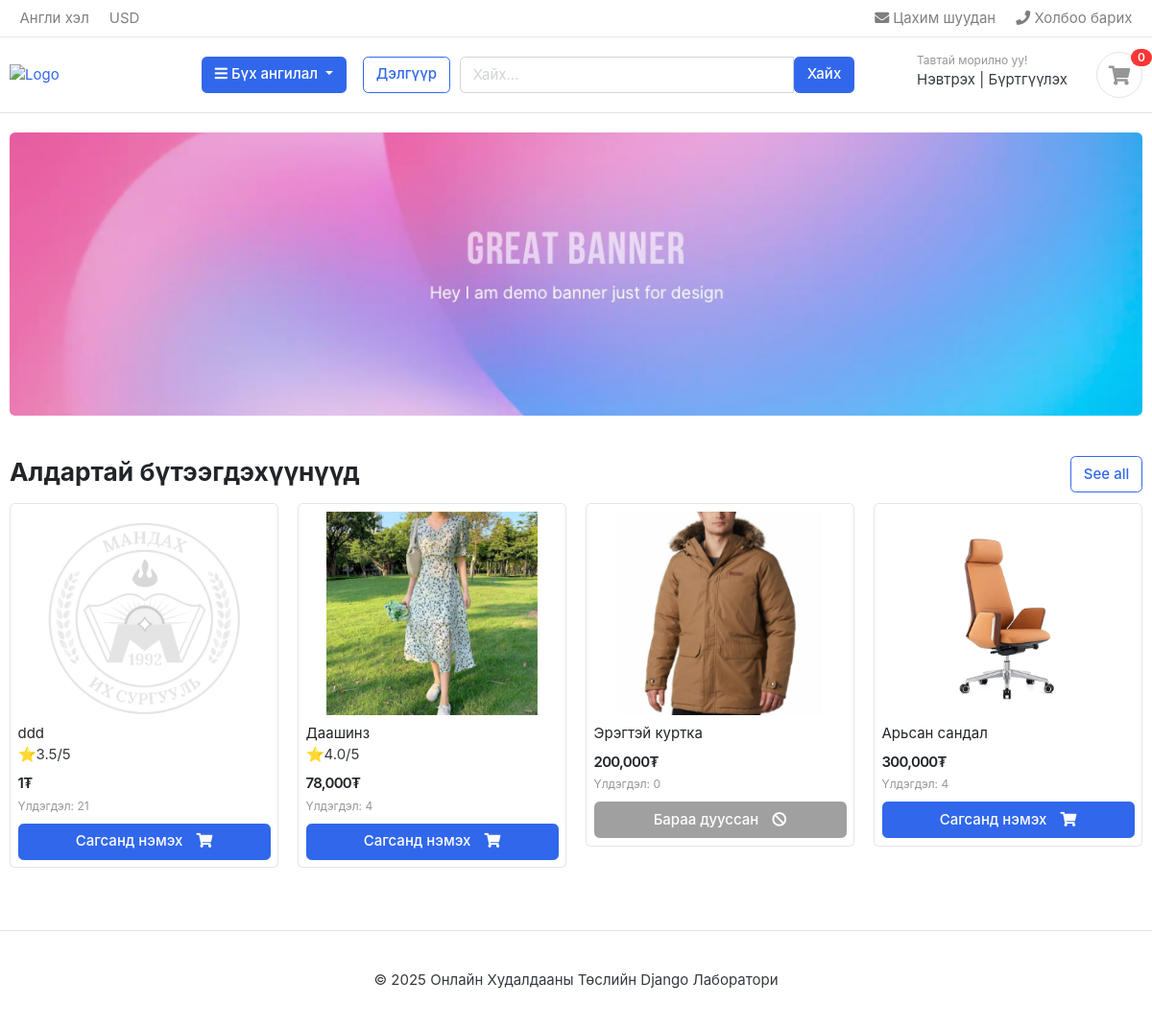
The page / on the database its author committed.
### shop_app/models.py (models this page shows, shortened)
class Product(models.Model):
    product_name = models.CharField(max_length=200, unique=True)
    slug = models.SlugField(max_length=200, unique=True)
    description = models.TextField(max_length=500, blank=True)
    price = models.IntegerField()
    images = models.ImageField(upload_to='images/products', blank=True, null=True)
    stock = models.IntegerField()
    is_available = models.BooleanField(default=True)
    category = models.ForeignKey(Category, on_delete=models.CASCADE)
    created_date = models.DateTimeField(auto_now_add=True)
    modified_date = models.DateTimeField(auto_now=True)
    def average_rating(self):
        result = self.reviews.aggregate(avg=Avg("rating"))
        return round(result["avg"] or 0, 2)
    def getUrl(self):
        return reverse("product_detail", kwargs={
            "categorySlug": self.category.slug,
            "productSlug": self.slug
        })
    class Meta:
        db_table = "tbl_products"
    def __str__(self):
        return self.product_name

### shop_app/views.py (the view)
# urls.py: path("",            views.index,    name="index"),
def index(request):
    products = Product.objects.order_by('-created_date')[:4]
    print(products)
    return render(request, 'index.html', {'products': products, 'count': products.count()})

### cart_app/context_processors.py (called while the page is built)
def counter(request):
    cart_count = 0
    try:
        cart = Cart.objects.filter(id=_cart_id(request))
        cart_items = CartItem.objects.all().filter(cart = cart[:1])
        for cart_item in cart_items:
            cart_count += cart_item.quantity
    except Cart.DoesNotExist:
        cart_count = 0
    return dict(cart_count = cart_count)

### cart_app/views.py (called while the page is built)
def _cart_id(request):
    cart = request.session.session_key
    if not cart:
        cart = request.session.create()
    return cart

### lab2Template/contextProcessors.py (called while the page is built)
def categoriesProcessor(request):
    categories = Category.objects.all()
    return {'categories': categories}

### shop_app/models.py (called while the page is built)
    def getUrl(self):
        return reverse('categoryDetail', kwargs={'slug': self.slug})

### templates/index.html (shortened to what this page needs)
{% load static %}
{% load humanize %}
{% load custom_filters %}
<!DOCTYPE HTML>
<html lang="mn">
<head>
    <link href="{% static 'css/bootstrap.css' %}" rel="stylesheet" type="text/css"/>
    <link href="{% static 'css/ui.css' %}" rel="stylesheet" type="text/css"/>
    <link href="{% static 'css/responsive.css' %}" rel="stylesheet" media="only screen and (max-width: 1200px)" />
    <link href="{% static 'fonts/fontawesome/css/all.min.css' %}" rel="stylesheet">
</head>
<body>
<header class="section-header">
    <nav class="navbar p-md-0 navbar-expand-sm navbar-light border-bottom">
        <div class="container">
            <div class="collapse navbar-collapse" id="navbarTop4">
                <ul class="navbar-nav mr-auto">
                    <li class="nav-item"><a href="#" class="nav-link">Англи хэл</a></li>
                    <li class="nav-item"><a href="#" class="nav-link">USD</a></li>
                </ul>
                <ul class="navbar-nav">
                    <li><a href="#" class="nav-link"> <i class="fa fa-envelope"></i> Цахим шуудан </a></li>
                    <li><a href="#" class="nav-link"> <i class="fa fa-phone"></i> Холбоо барих </a></li>
                </ul>
            </div>
        </div>
    </nav>
    <section class="header-main border-bottom">
        <div class="container">
            <div class="row align-items-center">
                <div class="col-lg-2 col-md-3 col-6">
                    <a href="/" class="brand-wrap">
                        <img class="logo" src="{% static 'images/logo.jpg' %}" alt="Logo">
                    </a>
                </div>
                <div class="col-lg col-sm col-md col-6 flex-grow-0">
                    <div class="category-wrap dropdown d-inline-block float-right">
                        <button class="btn btn-primary dropdown-toggle" data-toggle="dropdown">
                            <i class="fa fa-bars"></i> Бүх ангилал
                        </button>
                    </div>
                </div>
                <a href="{% url 'store' %}" class="btn btn-outline-primary ml-2">Дэлгүүр</a>
                <div class="col-lg col-md-6 col-sm-12">
                    <form method="GET" action="{% url 'search' %}" class="form-inline">
                        <div class="input-group w-100">
                            <input type="text" name="keyword" class="form-control" placeholder="Хайх...">
                            <button class="btn btn-primary">Хайх</button>
                        </div>
                    </form>
                </div>
                <div class="col-lg-3 col-sm-6 col-8 order-2 order-lg-3">
                    <div class="d-flex justify-content-end mb-3 mb-lg-0">
                        <div class="widget-header">
                            <small class="title text-muted">Тавтай морилно уу!</small>
                            <div>
                                {% if user.is_authenticated %}
                                    Сайн уу, <a href="{% url 'profile' %}">{{ user.first_name }}</a>
                                    <span class="dark-transp"> | </span>
                                    <a href="{% url 'logout' %}">Гарах</a>
                                {% else %}
                                    <a href="{% url 'signin' %}">Нэвтрэх</a>
                                    <span class="dark-transp"> | </span>
                                    <a href="{% url 'register' %}">Бүртгүүлэх</a>
                                {% endif %}
                            </div>
                        </div>
                        <a href="{% url 'cart' %}" class="widget-header pl-3 ml-3">
                            <div class="icon icon-sm rounded-circle border">
                                <i class="fa fa-shopping-cart"></i>
                            </div>
                            <span class="badge badge-pill badge-danger notify">{{ cart_count|default:"0" }}</span>
                        </a>
                    </div>
                </div>
            </div>
        </div>
    </section>
</header>
<section class="section-intro padding-y-sm">
    <div class="container">
        <div class="intro-banner-wrap">
            <img src="{% static 'images/banners/1.jpg' %}" class="img-fluid rounded" alt="Banner">
        </div>
    </div>
</section>
<main class="container mt-4">
    <header class="section-heading mb-3">
        <a href="{% url 'store' %}" class="btn btn-outline-primary float-right">See all</a>
        <h3 class="section-title">Алдартай бүтээгдэхүүнүүд</h3>
    </header>
    <div class="row">
        {% for product in products %}
            <div class="col-md-3 mb-4">
                <div class="card card-product-grid">
                    <div class="img-wrap">
                        {% if product.images %}
                        <a href="{{ product.getUrl }}">
                            <img src="{{ product.images.url }}" alt="{{ product.product_name }}">
                        </a>
                        {% else %}
                        <h1>Hello {{product.images}}</h1>
                            <img src="{% static 'images/no_image_available.png' %}" alt="No image">
                            {% endif %}
                        </div>
                        <figcaption class="info-wrap p-2">
                            <a href="{{ product.getUrl }}" class="title">{{ product.product_name }}</a>
                            {% if product.average_rating != 0 %}
                            <span>⭐{{ product.average_rating }}/5</span>
                            {% endif %}
                            <div class="price-wrap mt-2">
                                <span class="price">{{ product.price|intcomma }}₮</span>
                        </div>
                        <small class="text-muted">Үлдэгдэл: {{ product.stock }}</small>
                        {% if product.stock > 0 %}
                            <a href="{% url 'add_cart' product.id %}" class="btn btn-block btn-primary mt-2">
                                <span class="text">Сагсанд нэмэх</span>
                                <i class="fas fa-shopping-cart"></i>
                            </a>
                        {% else %}
                            <button class="btn btn-block btn-secondary mt-2" disabled>
                                <span class="text">Бараа дууссан</span>
                                <i class="fas fa-ban"></i>
                            </button>
                        {% endif %}
                    </figcaption>
                </div>
            </div>
        {% empty %}
            <div class="col-12">
                <p class="alert alert-info">Бүтээгдэхүүн олдсонгүй.</p>
            </div>
        {% endfor %}
    </div>
</main>
<footer class="section-footer border-top padding-y mt-4">
    <div class="container">
        <p class="text-center">&copy; 2025 Онлайн Худалдааны Төслийн Django Лаборатори</p>
    </div>
</footer>
</body>
</html>

### static/css/ui.css (style rules this page uses)
html { font-family: "Inter", sans-serif; font-size: 15px; }
.img-wrap { text-align: center; display: block; }
.img-wrap img { max-width: 100%; }
.price-wrap { letter-spacing: -0.7px; }
.icon-xs, .icon-sm, .icon-md, .icon-lg { display: inline-block; text-align: center; flex-shrink: 0; flex-grow: 0; }
.icon-sm { width: 48px; height: 48px; line-height: 48px !important; font-size: 20px; }
.padding-y { padding-top: 40px; padding-bottom: 40px; }
.padding-y-sm { padding-top: 20px; padding-bottom: 20px; }
.section-heading { margin-bottom: 20px; margin-top: 15px; }
.section-title { color: #212529; }
p:last-child { margin-bottom: 0; }
.header-main { position: relative; padding-top: 1rem; padding-bottom: 1rem; }
.brand-wrap .logo, .navbar-brand .logo { margin-right: 7px; max-height: 42px; display: inline-block; }
.widget-header { display: inline-block; vertical-align: middle; position: relative; }
.widget-header a { color: #343a40; }
.widget-header i { color: #969696; }
.widget-header .title { display: block; }
.widget-header .notify { position: absolute; top: -3px; right: -10px; }
.btn .text + i { margin-left: 10px; }
[class*=card-product] a.title { color: #212529; display: block; }
[class*=card-product] .img-wrap { overflow: hidden; position: relative; }
[class*=card-product] .img-wrap img { height: 100%; max-width: 100%; width: auto; display: inline-block; -o-object-fit: cover; object-fit: cover; }
.card-product-grid { margin-bottom: 20px; }
.card-product-grid .img-wrap { border-radius: 0.2rem 0.2rem 0 0; height: 220px; }
.card-product-grid .info-wrap { overflow: hidden; padding: 18px 20px; }
.card .img-wrap { overflow: hidden; }
.notify { position: absolute; top: -4px; right: -10px; display: inline-block; padding: 0.25em 0.6em; font-size: 12px; line-height: 1; text-align: center; border-radius: 3rem; color: #fff; background-color: #fa3434; }
.price { font-weight: 600; color: #212529; }

### rows shown on the page
Product: images (picture), product_name "ddd", average_rating "3.5", price "1", stock "21", shows "Сагсанд нэмэх"
Product: images (picture), product_name "Даашинз", average_rating "4.0", price "78,000", stock "4", shows "Сагсанд нэмэх"
Product: images (picture), product_name "Эрэгтэй куртка", price "200,000", stock "0", shows "Бараа дууссан"
Product: images (picture), product_name "Арьсан сандал", price "300,000", stock "4", shows "Сагсанд нэмэх"

### other values the page prints
{{ cart_count|default:"0" }} "0"
